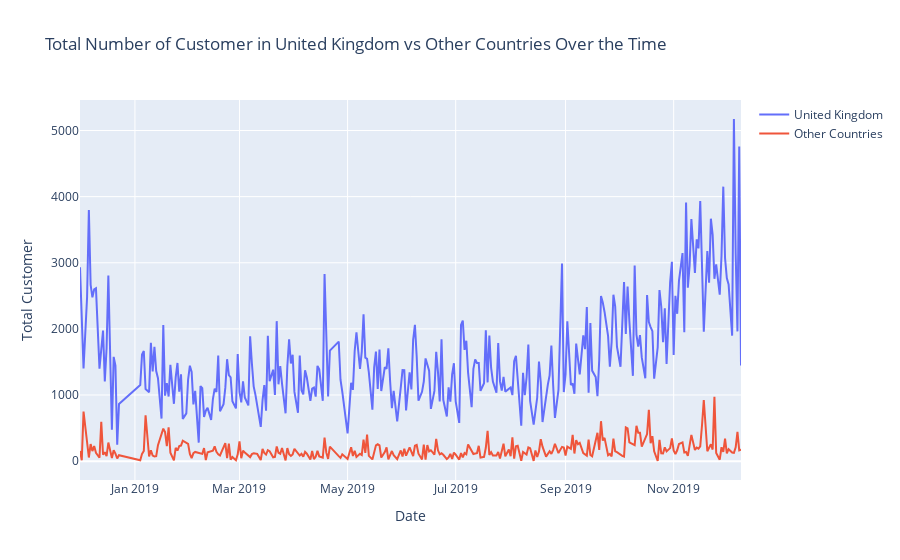

This figure's notebook cell:
### Code cell
fig = go.Figure()
fig.add_trace(go.Scatter(x=customer_uk['Date'], y=customer_uk['CustomerNo'], name='United Kingdom'))
fig.add_trace(go.Scatter(x=customer_other_countries['Date'], y=customer_other_countries['CustomerNo'], name='Other Countries'))
fig.update_layout(xaxis_title='Date',yaxis_title='Total Customer', title='Total Number of Customer in United Kingdom vs Other Countries Over the Time')
fig.show()

### Figure 1 — Plotly figure (JSON) as saved in the notebook; plotly's stock layout.template omitted (floating-point values rounded to 4 significant figures; data arrays with more than 128 entries replaced by an {"elided": "..."} marker saying what was removed)
{"data": [{"name": "United Kingdom", "type": "scatter", "x": {"elided": "305 str values"}, "y": {"elided": "305 int values"}}, {"name": "Other Countries", "type": "scatter", "x": {"elided": "292 str values"}, "y": {"elided": "292 int values"}}], "layout": {"title": {"text": "Total Number of Customer in United Kingdom vs Other Countries Over the Time"}, "xaxis": {"title": {"text": "Date"}}, "yaxis": {"title": {"text": "Total Customer"}}}}
